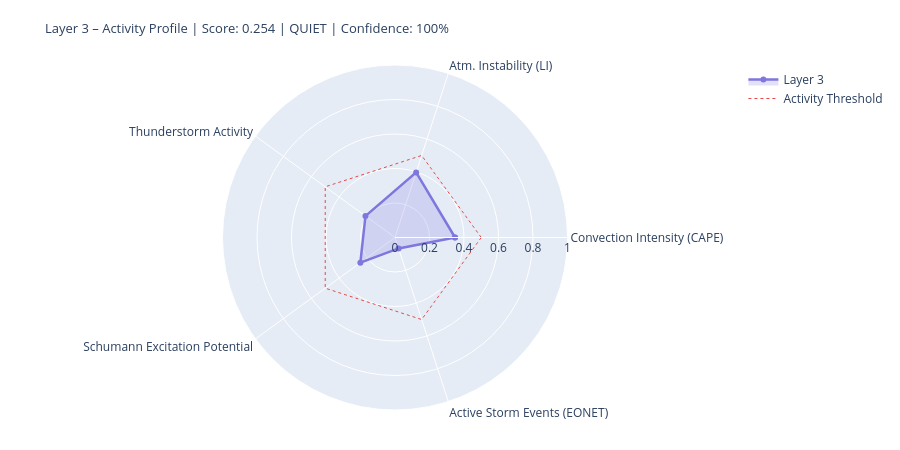

The code cell stored with this chart in its notebook:
### Markdown cell above
---
## 4. State Assessment & Handoff to Layer 4/5

### Code cell
# ============================================================
# LAYER-3-SCORE
# Five dynamic components
# ============================================================

def norm(v, lo, hi):
    if v is None or (isinstance(v, float) and math.isnan(v)): return None
    return round(max(0.0, min(1.0, (v - lo) / (hi - lo))), 4)

# --- 1) Convection intensity (global CAPE mean) ---
cape_mean = df_atm['cape'].dropna().mean() if not df_atm.empty else None
conv_score = norm(cape_mean, 0, 3000)
conv_src   = 'primary' if cape_mean is not None else 'missing'

# --- 2) Atmospheric instability (LI mean) ---
li_mean   = df_atm['li'].dropna().mean() if not df_atm.empty else None
# Negative LI = unstable → higher score
instab_score = norm(-li_mean if li_mean is not None else None, -6, 6)
instab_src   = 'primary' if li_mean is not None else 'missing'

# --- 3) Thunderstorm activity (mean thunder score + WMO count) ---
thunder_mean = df_atm['thunder_score'].mean() if not df_atm.empty else None
n_thunder    = int(df_atm['thunderstorm'].sum()) if not df_atm.empty else 0
thunder_score_val = norm(
    (thunder_mean or 0) * 0.7 + n_thunder * 0.1, 0, 1.0
) if thunder_mean is not None else None
thunder_src = 'primary'

# --- 4) Schumann excitation potential (weighted Schumann contribution) ---
schumann_pot = df_atm['schumann_contribution'].mean() if not df_atm.empty else None
# Boosted by Layer-2 thunderstorm trigger
if schumann_pot is not None and l2_thunder:
    schumann_pot = min(1.0, schumann_pot * 1.2)
schumann_score = norm(schumann_pot, 0, 1.0) if schumann_pot is not None else None
schumann_src   = 'derived'

# --- 5) Storm activity (NASA EONET) ---
# Distinction: None = data not loaded, 0.0 = loaded but no events
storm_score = None
storm_src   = 'missing'
if raw.get('storms') is not None:          # API reached successfully
    storm_score = norm(len(storm_events), 0, 30) if storm_events else 0.0
    storm_src   = 'primary'

# X-Ray and Kp: context only, not in dynamic score
# (X-Ray = Layer-0/4 driver; Kp = geomagnetic index, not a lightning proxy)
xray_context = None
if raw.get('xray'):
    df_xc = pd.DataFrame(raw['xray'])
    fc = next((c for c in df_xc.columns
               if any(k in c.lower() for k in ['flux','long']) and 'time' not in c.lower()),
              df_xc.columns[1])
    df_xc[fc] = pd.to_numeric(df_xc[fc], errors='coerce')
    xray_last = df_xc[fc].dropna().iloc[-1] if not df_xc[fc].dropna().empty else None
    if xray_last:
        xray_class = ('X' if xray_last>=1e-4 else 'M' if xray_last>=1e-5
                      else 'C' if xray_last>=1e-6 else 'B')
        xray_context = {'flux': float(xray_last), 'class': xray_class}
        print(f'X-Ray context: {xray_class}-class ({xray_last:.2e} W/m²)')

# --- Aggregate ---
COMPONENTS = {
    'Convection Intensity (CAPE)':  {'score': conv_score,       'source': conv_src,    'dynamic': True},
    'Atm. Instability (LI)':         {'score': instab_score,     'source': instab_src,  'dynamic': True},
    'Thunderstorm Activity':              {'score': thunder_score_val, 'source': thunder_src, 'dynamic': True},
    'Schumann Excitation Potential':   {'score': schumann_score,   'source': schumann_src,'dynamic': True},
    'Active Storm Events (EONET)': {'score': storm_score,      'source': storm_src,   'dynamic': True},
}

available   = {k: v['score'] for k, v in COMPONENTS.items() if v['score'] is not None}
unavailable = [k for k, v in COMPONENTS.items() if v['score'] is None]
layer3_score = round(sum(available.values()) / len(available), 4) if available else None
confidence   = round(len(available) / len(COMPONENTS), 2)
level = ('unknown' if layer3_score is None
         else 'quiet'   if layer3_score < 0.3
         else 'moderate' if layer3_score < 0.6
         else 'active')
dominant_l3 = max(available, key=available.get) if available else 'none'

# --- Ausgabe ---
W = 68
print('=' * W)
print('LAYER 3 – ATMOSPHERE / WEATHER / THUNDERSTORMS – STATE ASSESSMENT')
print('=' * W)
for name, comp in COMPONENTS.items():
    s = comp['score']
    if s is not None:
        bar = '█' * int(s * 20) + '░' * (20 - int(s * 20))
        print(f'  {name:<36} {bar}  {s:.3f}  [{comp["source"]}]')
    else:
        print(f'  {name:<36} {"─" * 20}  n/a   [missing]')
print('-' * W)
print(f'  Score:        {layer3_score:.3f}  ({len(available)}/{len(COMPONENTS)} components)')
print(f'  Confidence:   {confidence:.0%}')
print(f'  Level:        {level.upper()}')
print(f'  Dominant:     {dominant_l3}')
print(f'  CAPE mean:    {cape_mean:.0f} J/kg' if cape_mean else '  CAPE mean:    n/a')
print(f'  LI mean:      {li_mean:.1f} K' if li_mean is not None else '  LI mean:      n/a')
print(f'  Thunderstorms:{n_thunder} points (WMO)  +  {len(storm_events)} NASA EONET')
print('=' * W)

# Radar
cats   = list(available.keys())
vals_r = list(available.values())
if len(cats) >= 3:
    fig = go.Figure()
    fig.add_trace(go.Scatterpolar(
        r=vals_r + [vals_r[0]], theta=cats + [cats[0]],
        fill='toself', fillcolor='rgba(127,119,221,0.22)',
        line=dict(color='#7F77DD', width=2.5), name='Layer 3'
    ))
    fig.add_trace(go.Scatterpolar(
        r=[0.5] * (len(cats)+1), theta=cats + [cats[0]],
        line=dict(color='#E24B4A', dash='dot', width=1),
        mode='lines', name='Activity Threshold'
    ))
    fig.update_layout(
        title=dict(
            text=f'Layer 3 – Activity Profile | Score: {layer3_score:.3f} | {level.upper()} | Confidence: {confidence:.0%}',
            font=dict(size=13)
        ),
        polar=dict(radialaxis=dict(visible=True, range=[0, 1])),
        height=450, showlegend=True,
        margin=dict(l=60, r=60, t=65, b=40)
    )
    fig.show()

### Figure 1 — Plotly figure (JSON) as saved in the notebook; plotly's stock layout.template omitted (floating-point values rounded to 4 significant figures)
{"data": [{"fill": "toself", "fillcolor": "rgba(127,119,221,0.22)", "line": {"color": "#7F77DD", "width": 2.5}, "name": "Layer 3", "r": [0.348, 0.3967, 0.2117, 0.2482, 0.0667, 0.348], "theta": ["Convection Intensity (CAPE)", "Atm. Instability (LI)", "Thunderstorm Activity", "Schumann Excitation Potential", "Active Storm Events (EONET)", "Convection Intensity (CAPE)"], "type": "scatterpolar"}, {"line": {"color": "#E24B4A", "dash": "dot", "width": 1}, "mode": "lines", "name": "Activity Threshold", "r": [0.5, 0.5, 0.5, 0.5, 0.5, 0.5], "theta": ["Convection Intensity (CAPE)", "Atm. Instability (LI)", "Thunderstorm Activity", "Schumann Excitation Potential", "Active Storm Events (EONET)", "Convection Intensity (CAPE)"], "type": "scatterpolar"}], "layout": {"height": 450, "margin": {"b": 40, "l": 60, "r": 60, "t": 65}, "polar": {"radialaxis": {"range": [0, 1], "visible": true}}, "showlegend": true, "title": {"font": {"size": 13}, "text": "Layer 3 – Activity Profile | Score: 0.254 | QUIET | Confidence: 100%"}}}
